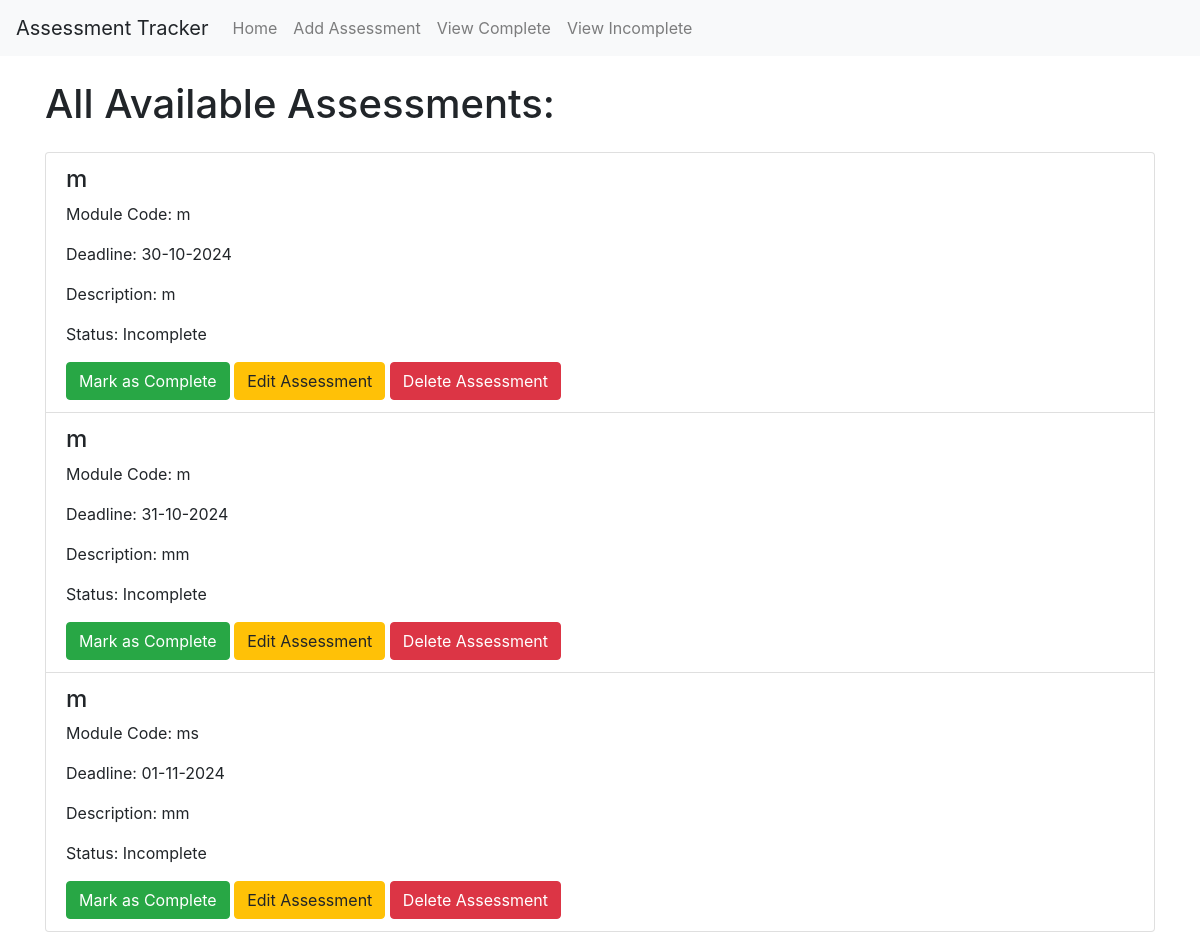
Before: / with the older database file.
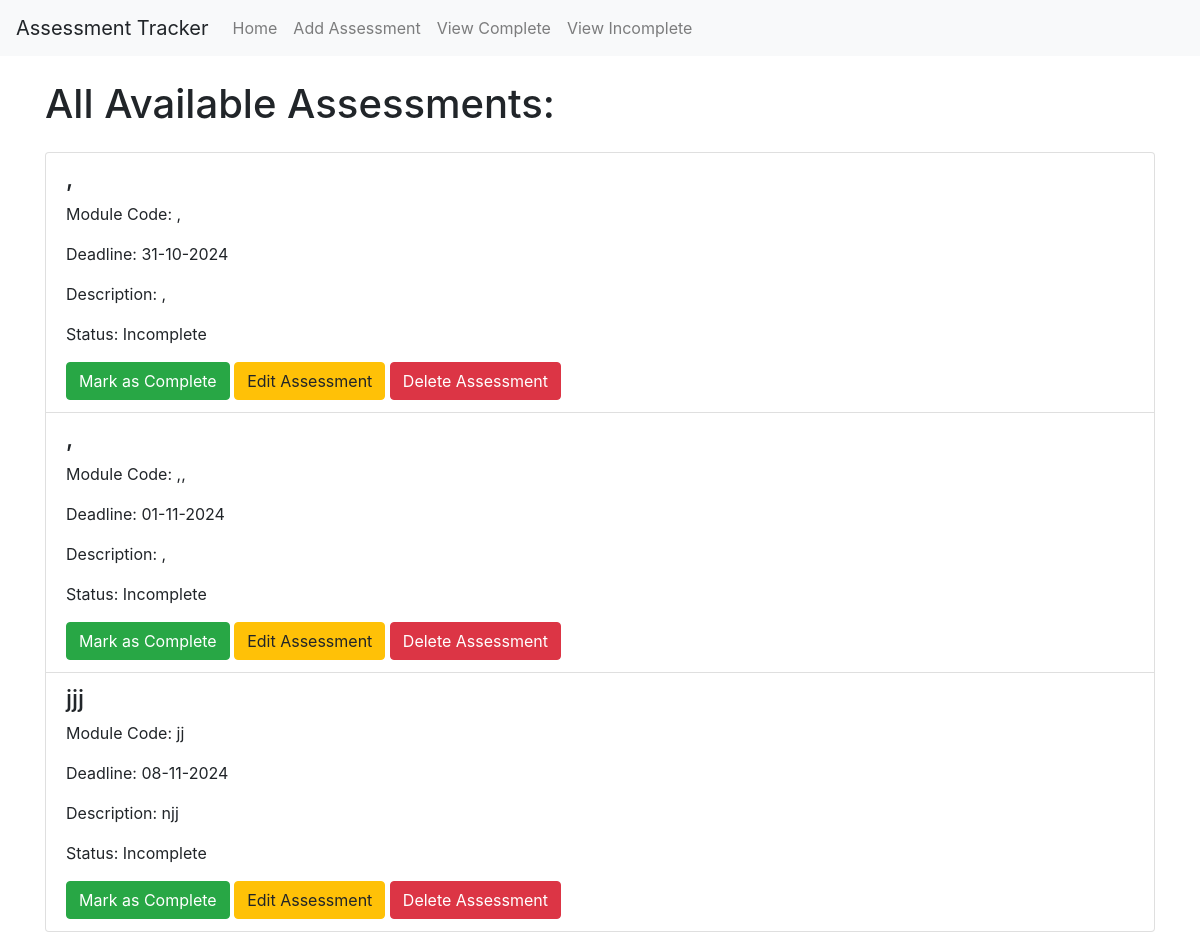
After: the same page with the newer database file.
### app/models.py (models this page shows)
class Assessment(db.Model):
    id = db.Column(db.Integer, primary_key=True)
    title = db.Column(db.String(100), nullable=False)
    module_code = db.Column(db.String(100), nullable=False)
    deadline = db.Column(db.DateTime, nullable=False)
    description = db.Column(db.Text, nullable=False)
    completed = db.Column(db.Boolean, default=False)

### app/views.py (the view)
@app.route('/')
def home():
    assessments = Assessment.query.order_by(Assessment.deadline.asc()).all()
    return render_template('home.html', assessments=assessments)

### app/templates/home.html (shortened to what this page needs)
{% extends "base.html" %}
{% block content %}
    <h1 class="my-4">All Available Assessments:</h1>
    {% if assessments %}
        <ul class="list-group">
            {% for assessment in assessments %}
                <li class="list-group-item">
                    <h4>{{ assessment.title }}</h4>
                    <p>Module Code: {{ assessment.module_code }}</p>
                    <p>Deadline: {{ assessment.deadline.strftime('%d-%m-%Y') }}</p>
                    <p>Description: {{ assessment.description }}</p>
                    <p>Status: {{ 'Completed' if assessment.completed else 'Incomplete' }}</p>
                    {% if not assessment.completed %}
                        <form action="{{ url_for('complete_button', id=assessment.id) }}" method="post" style="display:inline;">
                            <button type="submit" class="btn btn-success">Mark as Complete</button>
                        </form>
                    {% endif %}
                    <a href="{{ url_for('edit_assessment', id=assessment.id) }}" class="btn btn-warning">Edit Assessment</a>
                    <a href="{{ url_for('delete_assessment', id=assessment.id) }}" class="btn btn-danger">Delete Assessment</a>
                </li>
            {% endfor %}
        </ul>
    {% else %}
        <p>There are currently no assessments!</p>
    {% endif %}
{% endblock %}

### app/templates/base.html (shortened to what this page needs)
<!DOCTYPE html>
<html lang="en">
<head>
    <link rel="stylesheet" href="https://stackpath.bootstrapcdn.com/bootstrap/4.2.1/css/bootstrap.min.css">
</head>
<body>
    <nav class="navbar navbar-expand-sm navbar-light bg-light">
        <a class="navbar-brand">Assessment Tracker</a>
        <div class="collapse navbar-collapse" id="navbarSupportedContent">
            <ul class="navbar-nav mr-auto">
                <li class="nav-item"><a class="nav-link" href="/">Home<span class="sr-only">(current)</span></a></li>
                <li class="nav-item"><a class="nav-link" href="/add_assessment">Add Assessment</a></li>
                <li class="nav-item"><a class="nav-link" href="/view_complete">View Complete</a></li>
                <li class="nav-item"><a class="nav-link" href="/view_incomplete">View Incomplete</a></li>
            </ul>
        </div>
    </nav>
    <div class="container">
        {% block content %}
        {% endblock %}
    </div>
 </body>
</html>

Changed rows visible on the page:
changed Assessment (number 1 of 3 on the later page): title "m" → ","; module_code "m" → ","; description "mm" → ","; moves up the list
changed Assessment (number 2 of 3 on the later page): title "m" → ","; module_code "m" → ",,"; deadline "30-10-2024" → "01-11-2024"; description "m" → ","
changed Assessment: title "m" → "jjj"; module_code "ms" → "jj"; deadline "01-11-2024" → "08-11-2024"; description "mm" → "njj"
